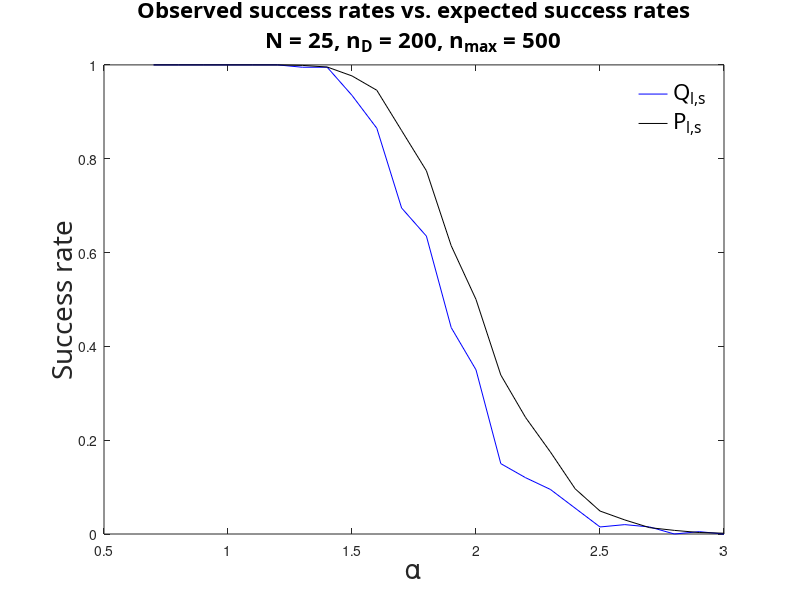
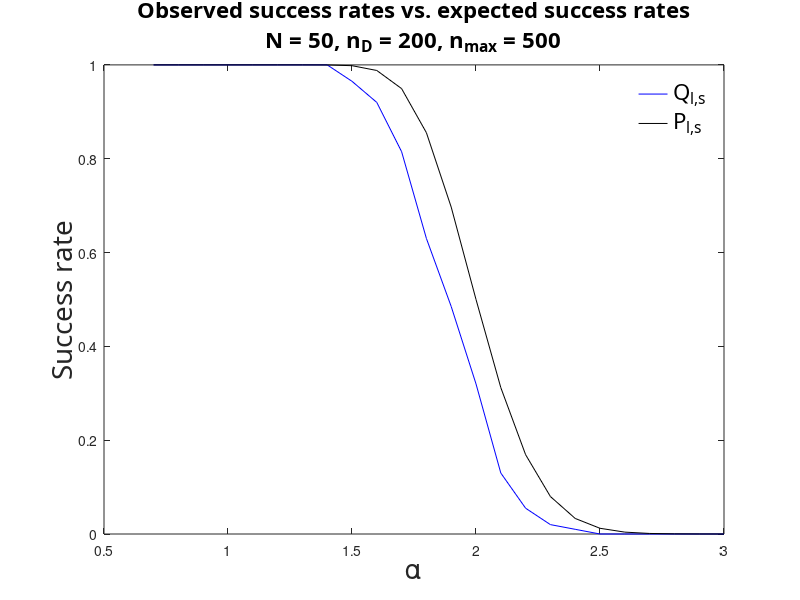
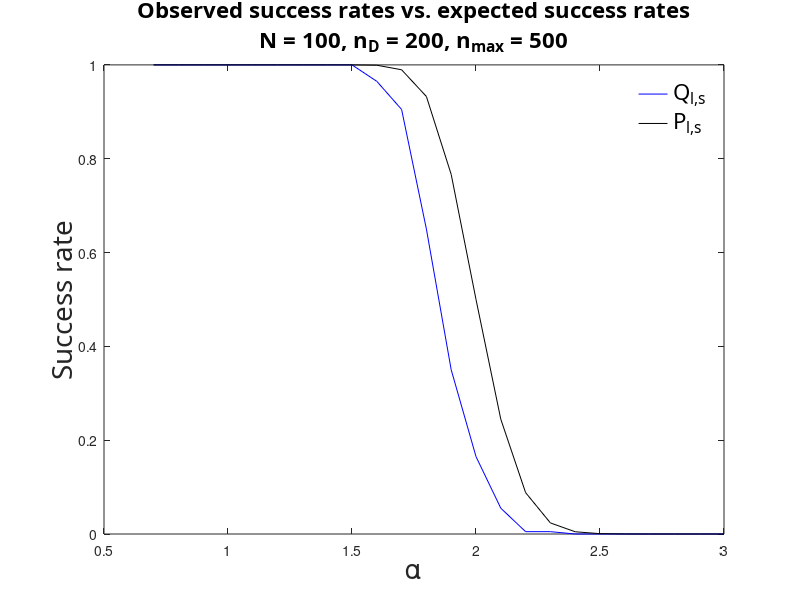
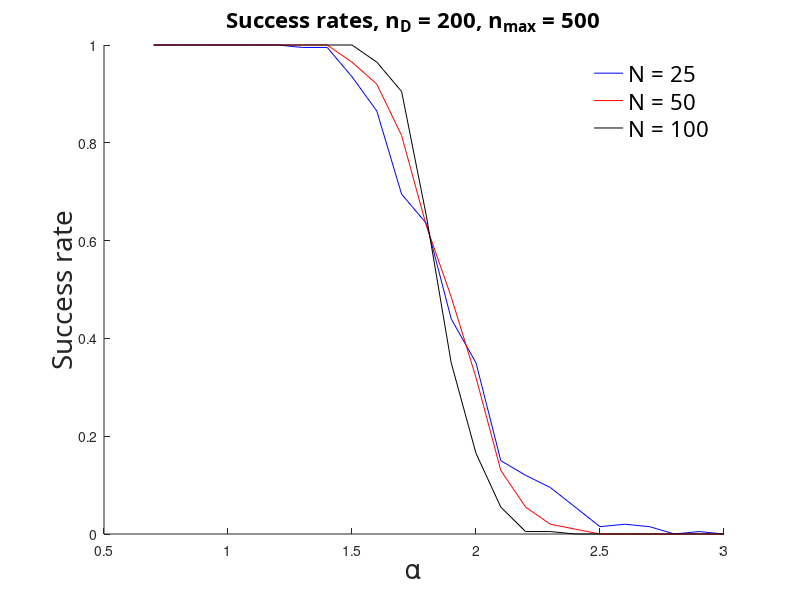

Here is the MATLAB script that generated these plots, in order:
% Load all variables from fracs.mat
load fracs

% -----------------------------------------------------------------------
% | PLOT EVERY NETWORK SUCCESS RATE SEPARATELY WITH THEIR EXPECTED S.R. |
% -----------------------------------------------------------------------

for i = 1:length(Ns)
    N = Ns(i);
    figure;
    plot(alphas(:), fractions(i, :), 'b');
    hold on;
    plot(alphas(:), expected(i, :), 'k');
    
    h_legend = legend('Q_{l,s}', 'P_{l,s}');
    set(h_legend, 'FontSize', 16, 'FontName', 'FixedWidth');
    legend boxoff;
    
    xlabel('\alpha', 'FontSize', 20);
    ylabel('Success rate', 'FontSize', 20, 'FontName', 'FixedWidth');
    title({'Observed success rates vs. expected success rates', ['N = ', num2str(N), ', n_D = ', num2str(n_D), ', n_{max} = ', num2str(n_max)]}, 'FontSize', 16, 'FontName', 'FixedWidth');
    
    print(gcf, '-depsc', ['success_rate_N_', num2str(N), '_nd_', num2str(n_D), '_nmax_', num2str(n_max)]);
end

% ------------------------------------------
% | PLOT ALL OUR SUCCESS RATES IN ONE PLOT |
% ------------------------------------------

% This code expects three sizes of the network.
assert(length(Ns) == 3);

figure;
hold on;
colors = ['b', 'r', 'k'];
for i = 1:length(Ns)
    N = Ns(i);
    plot(alphas, fractions(i, :), colors(i));
end

h_legend = legend(['N = ', num2str(Ns(1))], ['N = ', num2str(Ns(2))], ['N = ', num2str(Ns(3))]);
set(h_legend, 'FontSize', 16, 'FontName', 'FixedWidth');
legend boxoff; % Otherwise the larger font doesn't fit in the box :(

xlabel('\alpha', 'FontSize', 20);
ylabel('Success rate', 'FontSize', 20, 'FontName', 'FixedWidth');
title(['Success rates, n_D = ', num2str(n_D), ', n_{max} = ', num2str(n_max)], 'FontSize', 16, 'FontName', 'FixedWidth');

print(gcf, '-depsc', ['success_rates_N_', num2str(Ns(1)), '_', num2str(Ns(2)), '_', num2str(Ns(3)), '_nd_', num2str(n_D), '_nmax_', num2str(n_max)]);

% -------------------------------------------
% | PLOT EXPECTED SUCCESS RATES IN ONE PLOT |
% -------------------------------------------

figure;
hold on;
colors = ['b', 'r', 'k'];
for i = 1:length(Ns)
    N = Ns(i);
    plot(alphas, expected(i, :), colors(i));
end

h_legend = legend(['N = ', num2str(Ns(1))], ['N = ', num2str(Ns(2))], ['N = ', num2str(Ns(3))]);
set(h_legend, 'FontSize', 16, 'FontName', 'FixedWidth');
legend boxoff; % Otherwise the larger font doesn't fit in the box :(

xlabel('\alpha', 'FontSize', 20);
ylabel('Success rate', 'FontSize', 20, 'FontName', 'FixedWidth');
title('Expected success rates','FontSize', 20, 'FontName', 'FixedWidth');

print(gcf, '-depsc', ['expected_success_rates_N_', num2str(Ns(1)), '_', num2str(Ns(2)), '_', num2str(Ns(3))]);